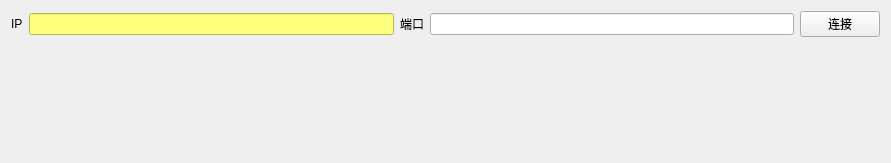
<?xml version="1.0" encoding="UTF-8"?>
<ui version="4.0">
 <class>TestDevPage</class>
 <widget class="QWidget" name="TestDevPage">
  <property name="geometry">
   <rect>
    <x>0</x>
    <y>0</y>
    <width>891</width>
    <height>163</height>
   </rect>
  </property>
  <property name="windowTitle">
   <string>Form</string>
  </property>
  <layout class="QVBoxLayout" name="verticalLayout">
   <item>
    <layout class="QHBoxLayout" name="horizontalLayout">
     <item>
      <widget class="QLabel" name="label">
       <property name="text">
        <string>IP</string>
       </property>
      </widget>
     </item>
     <item>
      <widget class="QLineEdit" name="ipAddr">
       <property name="maximumSize">
        <size>
         <width>16777215</width>
         <height>16777215</height>
        </size>
       </property>
       <property name="styleSheet">
        <string notr="true">background-color: rgb(255, 255, 127);</string>
       </property>
      </widget>
     </item>
     <item>
      <widget class="QLabel" name="label_2">
       <property name="text">
        <string>端口</string>
       </property>
      </widget>
     </item>
     <item>
      <widget class="QLineEdit" name="port"/>
     </item>
     <item>
      <widget class="QPushButton" name="connBtn">
       <property name="text">
        <string>连接</string>
       </property>
      </widget>
     </item>
    </layout>
   </item>
   <item>
    <spacer name="verticalSpacer">
     <property name="orientation">
      <enum>Qt::Vertical</enum>
     </property>
     <property name="sizeHint" stdset="0">
      <size>
       <width>20</width>
       <height>40</height>
      </size>
     </property>
    </spacer>
   </item>
  </layout>
 </widget>
 <resources/>
 <connections/>
</ui>
